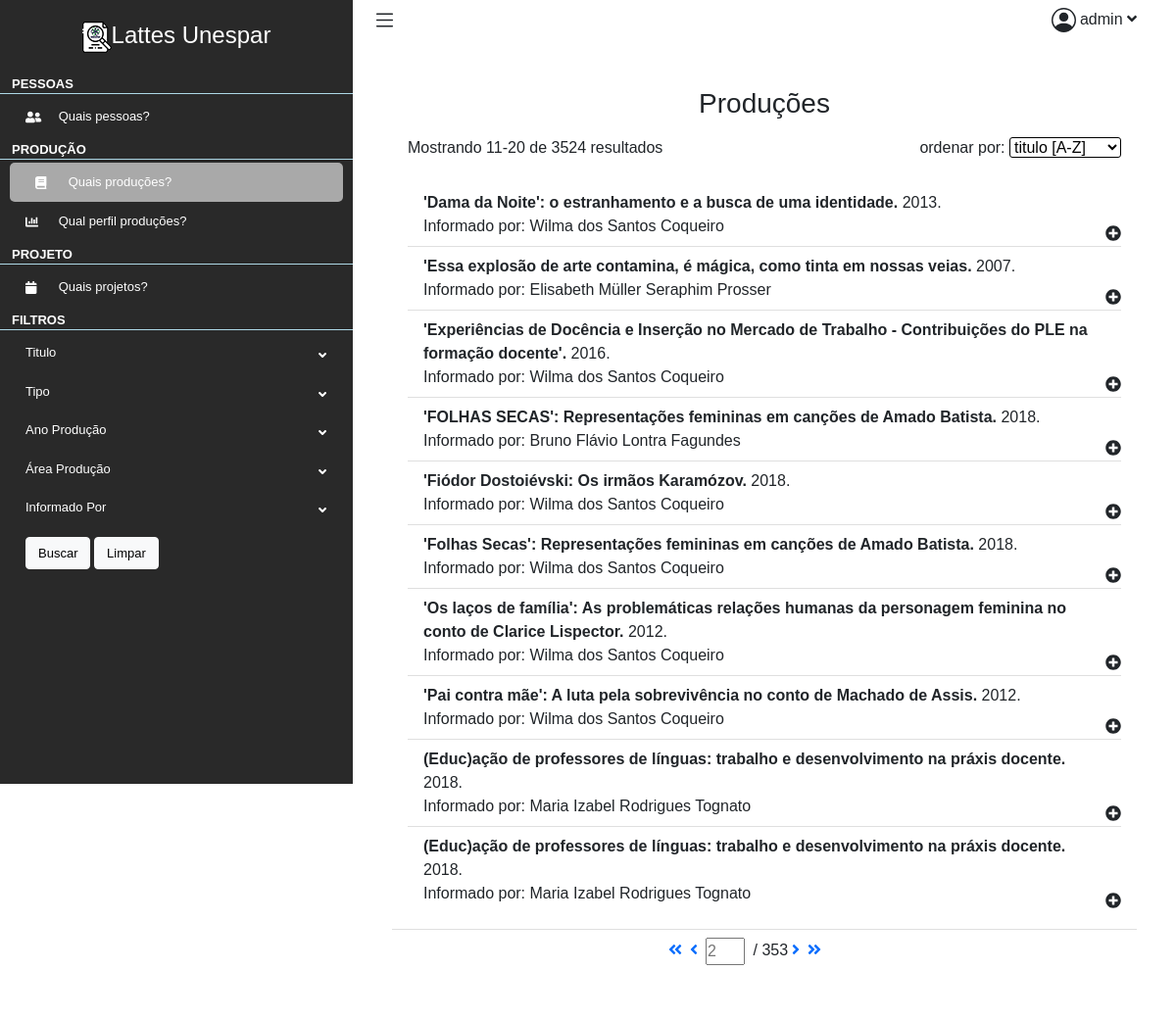
The page /lattes/producoes?page=2 (signed in) on the database its author committed.
### lattes/models.py (models this page shows, shortened)
class Producao(models.Model):
    ano = models.IntegerField()
    informadoPor = models.CharField(max_length=255)
    tipo = models.CharField(max_length=255)
    tipoAgrupador = models.CharField(max_length=255)
    titulo = models.CharField(max_length=255)

### lattes/views.py (the view)
# urls.py: path("producoes", views.producoes, name="producoes"),
@login_required
def producoes(request):
    context = {}
    regex = re.compile('(-?[A-Za-z]*)')
    unicode = re.compile('[A-Za-z_Á-û]*')
    ordenar = regex.match(str(request.GET.get('ordenar'))).group()
    area = request.GET.get('area')
    grandeArea = request.GET.get('grandeArea')
    if ordenar == 'None':
        ordenar = 'titulo'
    producoes = Producao.objects.all()
    if valid_param(grandeArea):
        print(f'fadfsfaffsdfsaf {grandeArea}')
        producoes = producoes.filter(areas_conhecimento__grandeArea=grandeArea)
    elif valid_param(area):
        producoes = producoes.filter(areas_conhecimento__area=area)
    producoes_filtrada = ProducaoFilter(
        request.GET,
        queryset=producoes.order_by(ordenar)
    )
    paginator = Paginator(producoes_filtrada.qs, 10)
    page_number = request.GET.get('page')
    producoes_page = paginator.get_page(page_number)
    areas = AreaConhecimento.objects.all().values('grandeArea', 'area').annotate(total=Count('id'))
    context["areas"] = areas
    context["grande_areas"] = grande_areas(areas)
    context["producoes"] = zip(producoes_page ,[producao.palavrasChave.all() for producao in producoes_page.object_list], [producao.areas_conhecimento.all() for producao in producoes_page.object_list], [producao.setores_atividade.all() for producao in producoes_page.object_list])
    context["Producao_page"] = producoes_page
    context["producoes_filtradas"] = producoes_filtrada
    return render(request, "lattes/producoes/producoes.html", context)

### lattes/templatetags/lattes_extras.py (called while the page is built)
@register.simple_tag
def my_url(value, field_name, urlencode=None):
    url = '?{}={}'.format(field_name, value)
    if urlencode:
        querystring = urlencode.split('&')
        f_querystring = filter(lambda p: p.split('=')[0]!=field_name, querystring)
        e_querystring = '&'.join(f_querystring)
        url='{}&{}'.format(url, e_querystring)
    return url

@register.filter
def replace(value, arg):
    if len(arg.split('|')) != 2:
        return value
    what, to = arg.split('|')
    return value.replace(what, to)

### lattes/views.py (called while the page is built)
def grande_areas(list):
    result = []
    for dictionary in list:
        grandeArea = dictionary['grandeArea']
        area = dictionary['area']
        total = dictionary['total']
        if not grandeArea in [dictionary['grandeArea'] for dictionary in result]:
            result.append({'grandeArea':grandeArea, 'total':total})
        else:
            for dictionary in result:
                if dictionary['grandeArea'] == grandeArea:
                    index = result.index(dictionary)
                    result.__setitem__(index, {'grandeArea':grandeArea, 'total':total + result.__getitem__(index)['total']})
    return result

def valid_param(param):
    return param != '' and param != None and param != 'None'

### lattes/templates/lattes/producoes/producoes.html (shortened to what this page needs)
{% extends 'lattes/layout.html' %}
{% load lattes_extras %}
{% load static %}
{% block main %}
<div class="container-fluid p-0">
    <div class="row">
        <div class="col-12">
            <div class="card">
                <div class="card-header">
                    <h1 class="h3 mb-3" style="text-align: center;">Produções</h1>
                    <div id="info">
                        <div>Mostrando {{ Producao_page.start_index }}-{{ Producao_page.end_index }} de {{ Producao_page.paginator.count }} resultados</div>
                        <div>ordenar por:
                            <select id="ordenar" form="filtro" name="ordenar">
                                <option value="titulo">titulo [A-Z]</option>
                            </select>
                        </div>
                    </div>
                </div>
                <div class="card-body">
                    <ul class="list-group list-group-flush">
                        {% for producao, palavras_chave, areas_conhecimento, setores_atividade in producoes%}
                        <li class="list-group-item">
                            <b>{{ producao.titulo}}.</b> {{ producao.ano }}.<br>
                            Informado por: {{ producao.informadoPor }} <br>
                            <div class="drop-bnt"><i class="fa fa-plus-circle"></i></div>
                        </li>
                        {% endfor %}
                    </ul>
                </div>
                <div class="card-footer">
                    <div class="paginator">
                        {% if Producao_page.has_previous %}
                        <a href="{% my_url 1 'page' request.GET.urlencode %}"><i class="fas fa-angle-double-left"></i></a>
                        <a href="{% my_url Producao_page.previous_page_number 'page' request.GET.urlencode %}"><i
                                class="fas fa-angle-left"></i></a>
                        {% endif %}
                        <form method="GET">
                            <input type="number" name="page" placeholder="{{Producao_page.number}}"> /
                            {{Producao_page.paginator.num_pages}}
                        </form>
                        {% if Producao_page.has_next %}
                        <a href="{% my_url Producao_page.next_page_number 'page' request.GET.urlencode %}"><i
                                class="fas fa-angle-right"></i></a>
                        <a href="{% my_url Producao_page.paginator.num_pages 'page' request.GET.urlencode %}"><i
                                class="fas fa-angle-double-right"></i></a>
                        {% endif %}
                    </div>
                </div>
            </div>
        </div>
    </div>
</div>
{% endblock %}
{% block filtro %}
<form method="GET" id="filtro">
    <li>
        <div class="drop-bnt">
            Titulo <i class="fas fa-angle-down"></i>
        </div>
    </li>
    <li>
        <div class="drop-bnt">
            Tipo <i class="fa fa-angle-down"></i>
        </div>
    </li>
    <li>
        <div class="drop-bnt">
            Ano Produção <i class="fas fa-angle-down"></i>
        </div>
    </li>
    <li id="filtro-area">
        <div class="drop-bnt">
        Área Produção <i class="fas fa-angle-down"></i>
        </div>
    </li>
    <li>
        <div class="drop-bnt">
            Informado Por <i class="fas fa-angle-down"></i>
        </div>
    </li>
    <div class="submit">
        <input type="submit" value="Buscar" class="btn btn-light" id="btn-submit">
        <button type="button" class="btn btn-light" onclick="Limpar()" id="btn-limpar">Limpar</button>
    </div>
</form>
{% endblock %}

### lattes/templates/lattes/layout.html (shortened to what this page needs)
{% load static %}
<!DOCTYPE html>
<html lang="pt-br">
<head>
    <link rel="stylesheet" href="{% static 'css/estilo.css' %}">
    <link href="https://cdn.jsdelivr.net/npm/bootstrap@5.0.0-beta3/dist/css/bootstrap.min.css" rel="stylesheet">
</head>
<body>
    <div class="content">
        <aside class="sidebar">
            <a href="#" class="sidebar-logo"><img src="{% static 'imagens/sidebar-logo-lattesunespar.png' %}" alt="logo lattes unespar">Lattes Unespar</a>
            <nav class="links">
                <ul>
                    <li>
                        <div class="link-title">Pessoas</div>
                        <ul>
                            <li>
                                <a href="{% url 'lattes:pessoas' %}">
                                    <i class="fas fa-user-friends"></i>
                                    Quais pessoas?
                                </a>
                            </li>
                        </ul>
                    </li>
                    <li>
                        <div class="link-title">Produção</div>
                        <ul>
                            <li>
                                <a href="{% url 'lattes:producoes' %}">
                                    <i class="fas fa-book"></i>
                                    Quais produções?
                                </a>
                            </li>
                            <li>
                                <a href="{% url 'lattes:perfilProducao' %}">
                                    <i class="fas fa-chart-bar"></i>
                                    Qual perfil produções?
                                </a>
                            </li>
                        </ul>
                    </li>
                    <li>
                        <div class="link-title">Projeto</div>
                        <ul>
                            <li>
                                <a href="{% url 'lattes:projetos' %}">
                                    <i class="fas fa-calendar"></i>
                                    Quais projetos?
                                </a>
                            </li>
                        </ul>
                    </li>
                    <li>
                        <div class="link-title">Filtros</div>
                        <ul id="filtros">
                            {% block filtro %}
                            {% endblock %}
                        </ul>
                    </li>
                </ul>
            </nav>
        </aside>
        <div class="main">
            <nav class="navbar navbar-expand navbar-light navbar-bg">
                <div class="drop-btn-sidebar">
                </div>
                <div class="drop-bnt" id="user-icon">
                    {{request.user.username}}
                    <i class="fas fa-angle-down"></i>
                </div>
            </nav>
            <main>
                {% block main %}
                {% endblock %}
            </main>
        </div>
</body>
</html>

### lattes/static/css/estilo.css (style rules this page uses)
* { padding: 0; margin: 0; font-family: sans-serif, Poppins,Helvetica Neue,Arial; }
:root { --primary-dark: #292929; --primary: #363636; --secundary-dark: #487b94; --secundary: #98bbd6; --white: #d3dedc; }
body { font-size: .825rem; font-weight: 400; line-height: 1.625; }
#info { display: flex; justify-content: space-between; }
main { flex: 1; width: 100%; padding: 2.5rem 2.5rem 1.5rem; }
#user-icon { position: absolute; right: 40px; cursor: pointer; }
#user-icon .fa-angle-down { position: static; }
.main { display: flex; flex-direction: column; background-color: #fff; margin-left: 360px; width: 100%; min-height: 100vh; }
.navbar { width: 100%; position: relative; padding: .875rem 1.25rem; background-color: #fff; }
.main .card { border: 0 solid transparent; margin-bottom: 20px; }
.main .card-header { background-color: #fff; border-bottom: 0 solid transparent; }
.main .card-footer { border-bottom: 0 solid transparent; margin-bottom: 20px; background-color: #fff; }
.paginator { width: 28%; margin: 0 auto 0; display: flex; }
.paginator input,.paginator i { margin: 0 4px 0; width: 40px; vertical-align: middle; }
.content { display: flex; flex-direction: row; height: 100%; }
.links ul { list-style: none; padding: 0; }
.sidebar a ,.sidebar a:hover { text-decoration: none; color: white; }
.links i { display: inline-block; vertical-align: middle; margin-right: 10px; width: 20px; }
.links li, #filtros { direction: inherit; box-sizing: border-box!important; position: relative; display: block; height: 100%; width: auto; max-width: 100%; max-height: 100%; font-size: 13px; font-weight: 400; }
.links .link-title { min-height: 20px; text-transform: uppercase; font-size: 13px; font-weight: 700; padding: 0 5px 0 12px; margin: 0; margin-top:3px; margin-bottom: 3px; border-bottom: 1px solid lightblue; }
.sidebar { position: fixed; background-color: var(--primary-dark); color: white; width: 360px; height: 100vh; overflow: auto; }
.sidebar-logo { font-weight: 500; font-size: 1.5rem; padding: 1.15rem 1.5rem; display: block; text-align: center; color: #fff; }
.sidebar-logo img { vertical-align: middle; }
.drop-bnt .fa-angle-down { position: absolute; right: 1.7rem; top: 1rem; }
.submit input, .submit button { font-size: 13px; }
.drop-btn-sidebar { cursor: pointer; }
.links a,#filtros .drop-bnt { display: block; padding: .625rem 1.625rem; cursor: pointer; }
#filtros .submit,#filtros .wrapper.wrapper.show { margin: .625rem 1.625rem; }
#filtro #btn-submit { position: inherit; transform: translateX(0); }
#ordenar { border: 1px solid black; border-radius: 3px; background-color: white; }
.list-group-item { position: relative; }
.list-group-item .drop-bnt { position: absolute; right: 0; bottom: 0; }
.drop-bnt { cursor: pointer; }

### lattes/templates/lattes/producoes/producoes.html (style rules this page uses)
#info { display: flex; justify-content: space-between; }

### rows shown on the page
Producao: titulo "'Dama da Noite': o estranhamento e a busca de uma identidade", ano "2013", informadoPor "Wilma dos Santos Coqueiro"
Producao: titulo "'Essa explosão de arte contamina, é mágica, como tinta em nossas veias", ano "2007", informadoPor "Elisabeth Müller Seraphim Prosser"
Producao: titulo "'Experiências de Docência e Inserção no Mercado de Trabalho - Contribuições do PLE na formação docente'", ano "2016", informadoPor "Wilma dos Santos Coqueiro"
Producao: titulo "'FOLHAS SECAS': Representações femininas em canções de Amado Batista", ano "2018", informadoPor "Bruno Flávio Lontra Fagundes"
Producao: titulo "'Fiódor Dostoiévski: Os irmãos Karamózov", ano "2018", informadoPor "Wilma dos Santos Coqueiro"
Producao: titulo "'Folhas Secas': Representações femininas em canções de Amado Batista", ano "2018", informadoPor "Wilma dos Santos Coqueiro"
Producao: titulo "'Os laços de família': As problemáticas relações humanas da personagem feminina no conto de Clarice Lispector", ano "2012", informadoPor "Wilma dos Santos Coqueiro"
Producao: titulo "'Pai contra mãe': A luta pela sobrevivência no conto de Machado de Assis", ano "2012", informadoPor "Wilma dos Santos Coqueiro"
Producao: titulo "(Educ)ação de professores de línguas: trabalho e desenvolvimento na práxis docente", ano "2018", informadoPor "Maria Izabel Rodrigues Tognato"
Producao: titulo "(Educ)ação de professores de línguas: trabalho e desenvolvimento na práxis docente", ano "2018", informadoPor "Maria Izabel Rodrigues Tognato"

### other values the page prints
{{ request.user.username }} "admin"
{{ Producao_page.start_index }} "11"
{{ Producao_page.end_index }} "20"
{{ Producao_page.paginator.count }} "3524"
{{ Producao_page.paginator.num_pages }} "353"
